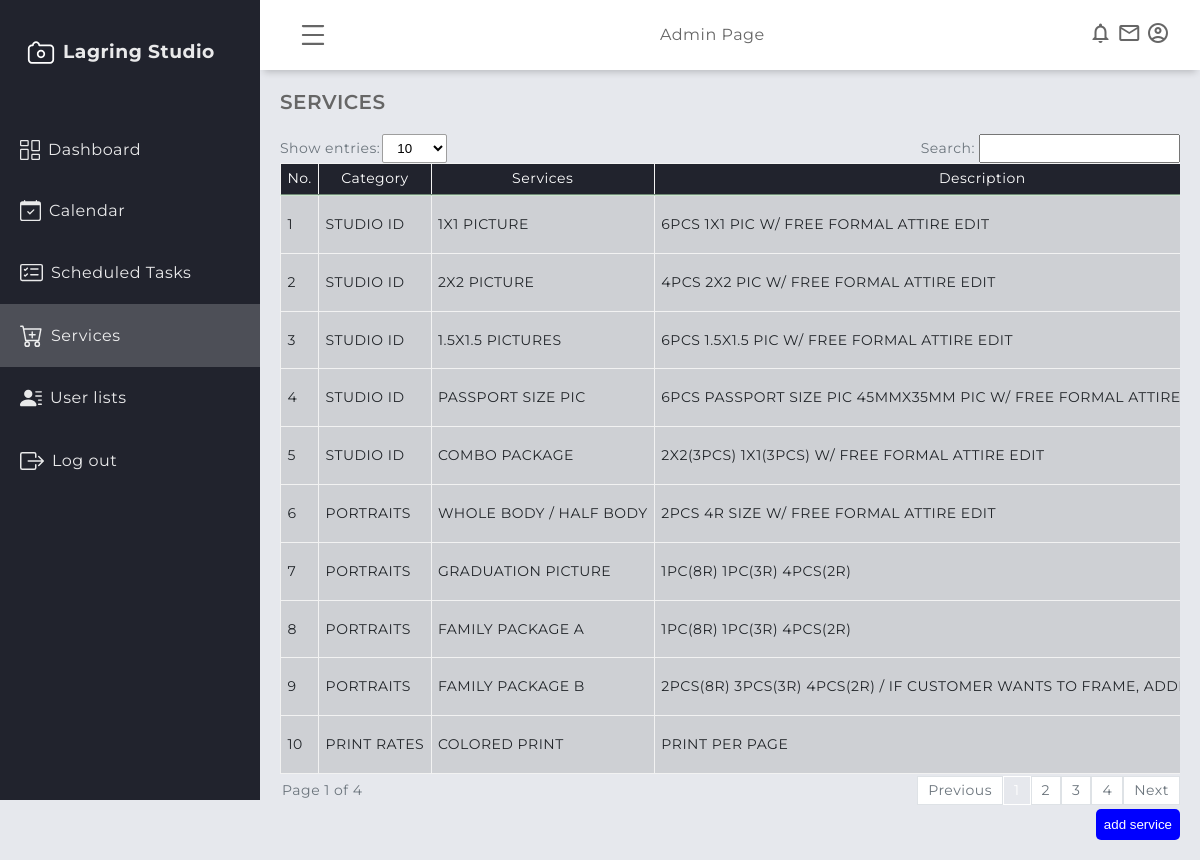
The app's page /admin/services.php (signed in) with its own data.
### tables this page shows
CREATE TABLE `services` (
  `service_id` int(11) NOT NULL,
  `service_category` varchar(100) NOT NULL,
  `service_name` varchar(250) NOT NULL,
  `service_description` varchar(500) NOT NULL,
  `service_price` int(11) NOT NULL,
  `service_date_added` datetime NOT NULL DEFAULT current_timestamp(),
  `archived_flag` int(11) NOT NULL
);

### admin/services.php (the view, shortened to what this page needs)
<?php
   include('session.php');
?>
<!DOCTYPE html>
<html lang="en">
    <head>
        <link rel="stylesheet" href="../assets/global/css/design.css" />
        <link rel="stylesheet" href="../assets/global/css/table.css" />
        <link rel="stylesheet" href="../assets/global/css/global.css" />
        <link rel="stylesheet" href="../assets/admin/css/dashboardcontainer.css" />
        <link rel="stylesheet" href="../assets/admin/css/services.css" />
    </head>
    <body>
        <?php require "header/header.php"?>
        <?php require "navigation/sidebar.php"?>
        <main class="main-container">
            <div class="main-title">
                <p class="font-weight-bold">SERVICES</p>
            </div>
        <div class= "showAndSearch  text-secondary align-items-center mb-1">
                        <div class= "align-items-center">
                            <label >Show entries:</label>
                            <select id="entriesPerPage">
                                <option value="10">10</option>
                            </select>
                        </div>
                        <div class= "align-items-center">
                            <label for="searchInput" class="pr-1" >Search:</label>
                            <div style="position: relative;">
                                <input type="text" id="searchInput" >
                            </div>
                        </div>
                        <div id="table1" class="table-group-container active">
                            <table id="table1" class="table table-striped table-bordered w-100">
                                <thead>
                                    <tr>
                                        <th>No.</th>
                                        <th>Category</th>
                                        <th>Services</th>
                                        <th>Description</th>
                                    </tr>
                                </thead>
                                <tbody>
                        <?php
                                    $i = 1;
                                    $sql = mysqli_query($connection, "SELECT * FROM services") or die(mysqli_error($connection));
                                    if (mysqli_num_rows($sql) > 0) {
                                    while ($row = mysqli_fetch_array($sql)) {
                                        $sercat = $row['service_category'];
                                        $sername = $row['service_name'];
                                        $serdesc = $row['service_description'];
                                    ?>
                                    <tr>
                                        <td><?php echo $i++ ?></td>
                                        <td><?php echo strtoupper($sercat);?></td>
                                        <td><?php echo strtoupper($sername);?></td>
                                        <td><?php echo strtoupper($serdesc);?></td>
                                    </tr>
                                    <?php
                                    }}
                                    else {echo '<tr><td colspan="6" style="text-align: center;">No records found.</td></tr>';}
                                ?>
                                </tbody>
                            </table>
                        </div>
                        <div class="pagination-container">
                            <div id="pagination-label"></div>
                            <div id="pagination" class="pagination"></div>
                        </div>
                    </div>
                <div class="add">
                    <button class="modal-trigger" data-modal-id="add_service">add service</button>
                </div>
            </main>
    </body>
</html>

### admin/header/header.php (shortened to what this page needs)
<header class="header">
    <div class="menu-icon toggleBtn">
    </div>
    <div class="header-left">Admin Page</div>
    <div class="header-right">
        <span class="material-icons-outlined">notifications</span>
        <span class="material-icons-outlined">email</span>
        <span class="material-icons-outlined">account_circle</span>
    </div>
</header>

### admin/navigation/sidebar.php (shortened to what this page needs)
<aside class="sidebar" id="sidebar">
    <div class="sidebar-title">
        <div class="sidebar-brand">
            <h3>Lagring Studio</h3>
        </div>
    </div>
    <ul class="sidebar-list">
    <?php $current_page = basename($_SERVER['PHP_SELF']); ?>
        <li <?php if ($current_page === 'admindashboard.php') echo 'class="navLinkActive"';?>>
            <a href="admindashboard.php">
                Dashboard
            </a>
        </li>
        <li <?php if ($current_page === 'calendar.php') echo 'class="navLinkActive"';?>>
            <a href="calendar.php">
                Calendar
            </a>
        </li>
        <li <?php if ($current_page === 'scheduled_task.php') echo 'class="navLinkActive"';?>>
            <a href="scheduled_task.php">
                Scheduled Tasks
            </a>
        </li>
        <li <?php if ($current_page === 'services.php') echo 'class="navLinkActive"';?>>
            <a href="services.php">
                Services
            </a>
        </li>
        <li <?php if ($current_page === 'user_list.php') echo 'class="navLinkActive"';?>>
            <a href="user_list.php">
                User lists
            </a>
        </li>
        <li class="sidebar-list-item">
            <a href="../logoutmodule/logout.php">
                Log out
            </a>
        </li>
    </ul>
</aside>

### assets/global/css/design.css (style rules this page uses)
:root { --blue1: rgba(36, 175, 242); --blue2: rgba(7, 164, 241); --blue3: rgba(23, 147, 217); --blue4: rgba(4, 127, 204); --blue5: rgba(30,144,255); --light_blue: rgba(63, 194, 250); --dim_blue: rgba(137, 192, 223); --dark_blue: rgba(30, 70, 139); --gray: rgba(208, 216, 227); --dark_gray: rgba(141, 164, 196); --dirty_white: rgba(244, 244, 244); --red: rgba(254, 0, 0); --maroon: rgba(154, 0, 0); }
* { margin: 0; padding: 0; box-sizing: border-box; }
body { font-family: "Montserrat", sans-serif; letter-spacing: 0.5px; line-height: 1.2; scrollbar-color: smooth; background-color: #e6e8ed; color: #666666; }
.font-weight-bold { font-weight: 600; }

### assets/global/css/table.css (style rules this page uses)
.table { width: 100%; margin-bottom: 2px; color: #212529; border-collapse: collapse; white-space: nowrap; }
.table th, .table td { padding: 0.4rem; align-items: center; border-top: 1px solid #cafaca77; }
.table thead th { vertical-align: bottom; border-bottom: 2px solid #cafaca77; background-color: #21232d; color: white; font-weight: normal; text-align: center; }
.table-bordered { border: 1px solid #cafaca77; }
.table-bordered th, .table-bordered td { border: 1px solid hsl(0, 0%, 95%); }
.table-bordered thead th, .table-bordered thead td { border-bottom-width: 2px; }
.table-striped tbody tr { background-color: rgba(0, 0, 0, 0.1); }
#entriesPerPage { background-color: white; border: 1px solid rgb(158, 158, 158); border-radius: 2px; padding: 5px 10px; align-items: center; margin-left: 2px; outline: none; }
#searchInput { padding: 5px 10px; outline: none; }
.showAndSearch { display: flex; justify-content: space-between; flex-wrap: wrap; font-size: 14px; margin-bottom: 10px; }
.pagination-container { display: flex; justify-content: space-between; align-items: center; font-size: 14px; width: 100%; }
#pagination-label { color: #6c757d; padding-left: 2px; }
.pagination { display: flex; align-items: center; }
.table-group-container { display: none; overflow-x: auto; }
.table-group-container.active { display: block; width: 100%; }

### assets/global/css/global.css (style rules this page uses)
.mb-1 { margin-bottom: 0.25rem; }
.pr-1 { padding-right: 0.25rem; }
.text-secondary { color: #6c757d !important; }
* { margin: 0; padding: 0; box-sizing: border-box; }
.w-100 { width: 100% !important; }
.align-items-center { display: flex; align-items: center; }

### assets/admin/css/dashboardcontainer.css (style rules this page uses)
.header { position: fixed; top: 0; right: 0; height: 70px; width: calc(100% - 260px); background-color: #ffffff; display: flex; align-items: center; justify-content: space-between; padding: 0 30px 0 30px; box-shadow: 0 6px 7px -4px rgba(0, 0, 0, 0.2); transition: all 0.5s; -webkit-transition: all 0.5s; z-index: 8; }
.material-icons-outlined { cursor: pointer; }
.menu-icon { display: flex; justify-content: center; align-items: center; padding: 0.5rem; border-radius: 50%; cursor: pointer; }
.sidebar { position: fixed; top: 0; left: 0; width: 260px; height: 100vh; background-color: #21232d; color: rgb(255, 255, 255, 0.9); overflow-y: auto; overflow-x: hidden; transition: all 0.5s; -webkit-transition: all 0.5s; z-index: 9; }
.sidebar-title { display: flex; justify-content: space-between; align-items: center; padding: 20px 20px 20px 20px; margin-bottom: 30px; }
.sidebar-brand { display: flex; align-items: center; gap: 0.5rem; margin-top: 15px; font-weight: 700; text-align: center; }
.sidebar-list { padding: 0; margin-top: 15px; list-style-type: none; }
.navLinkActive a { background-color: rgba(255, 255, 255, 0.2); }
.sidebar-list li { display: block; }
.sidebar-list li a { padding: 20px; text-decoration: none; color: rgb(255, 255, 255, 0.9); display: flex; align-items: center; gap: 0.5rem; }
.main-container { margin-top: 70px; margin-left: 260px; padding: 1.25rem; min-height: calc(100vh - 70px); transition: all 0.5s; -webkit-transition: all 0.5s; z-index: 8; }
.main-title { margin: 0 0 1.25rem 0; }
.main-title p { font-size: 1.25rem; }

### assets/admin/css/services.css (style rules this page uses)
.add { display: flex; justify-content: end; }
.add button { padding: 0.5rem; border:none; outline:none; cursor: pointer; background-color: blue; color: #fff; border-radius: 5px; }

### records on screen
services: service_category "STUDIO ID", service_name "1X1 PICTURE", service_description "6PCS 1X1 PIC W/ FREE FORMAL ATTIRE EDIT"
services: service_category "STUDIO ID", service_name "2X2 PICTURE", service_description "4PCS 2X2 PIC W/ FREE FORMAL ATTIRE EDIT"
services: service_category "STUDIO ID", service_name "1.5X1.5 PICTURES", service_description "6PCS 1.5X1.5 PIC W/ FREE FORMAL ATTIRE EDIT"
services: service_category "STUDIO ID", service_name "PASSPORT SIZE PIC", service_description "6PCS PASSPORT SIZE PIC 45MMX35MM PIC W/ FREE FORMAL ATTIRE…"
services: service_category "STUDIO ID", service_name "COMBO PACKAGE", service_description "2X2(3PCS) 1X1(3PCS) W/ FREE FORMAL ATTIRE EDIT"
services: service_category "PORTRAITS", service_name "WHOLE BODY / HALF BODY", service_description "2PCS 4R SIZE W/ FREE FORMAL ATTIRE EDIT"
services: service_category "PORTRAITS", service_name "GRADUATION PICTURE", service_description "1PC(8R) 1PC(3R) 4PCS(2R)"
services: service_category "PORTRAITS", service_name "FAMILY PACKAGE A", service_description "1PC(8R) 1PC(3R) 4PCS(2R)"
services: service_category "PORTRAITS", service_name "FAMILY PACKAGE B", service_description "2PCS(8R) 3PCS(3R) 4PCS(2R) / IF CUSTOMER WANTS TO FRAME,…"
services: service_category "PRINT RATES", service_name "COLORED PRINT", service_description "PRINT PER PAGE"
